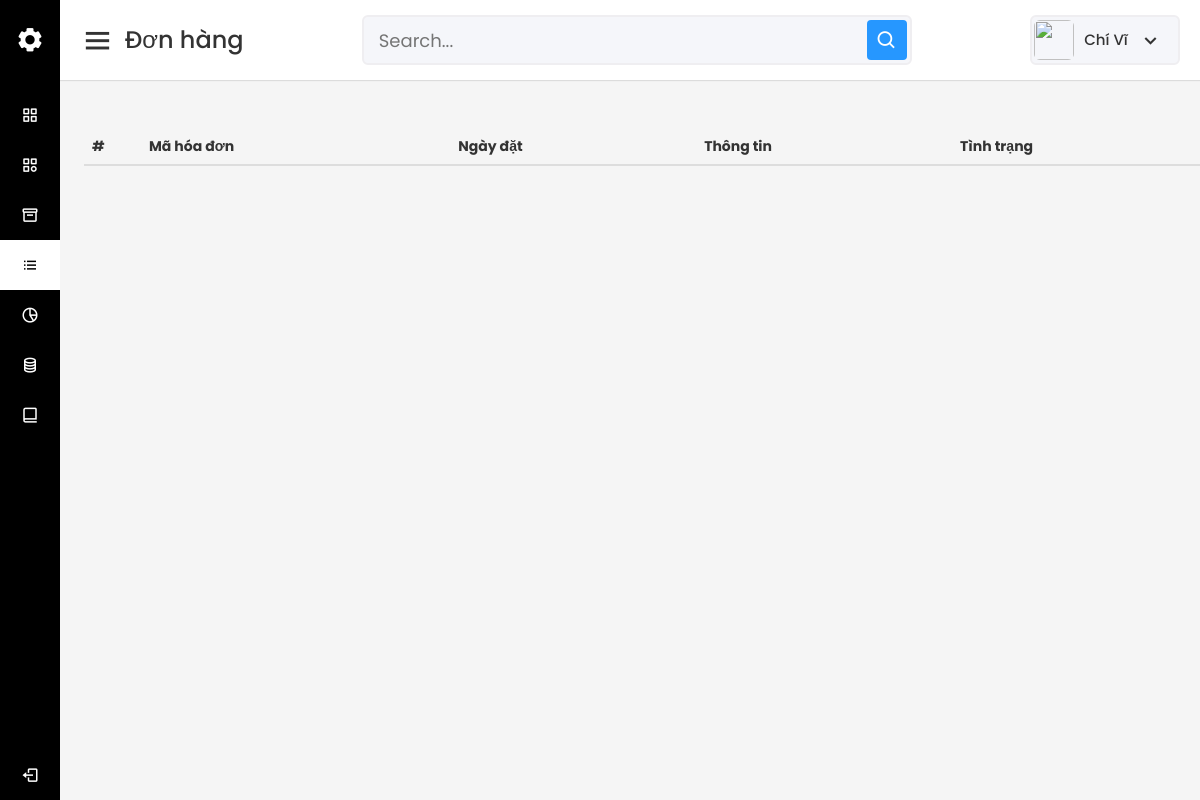
/admin/order.php (signed in), run on an earlier commit of the app's database.
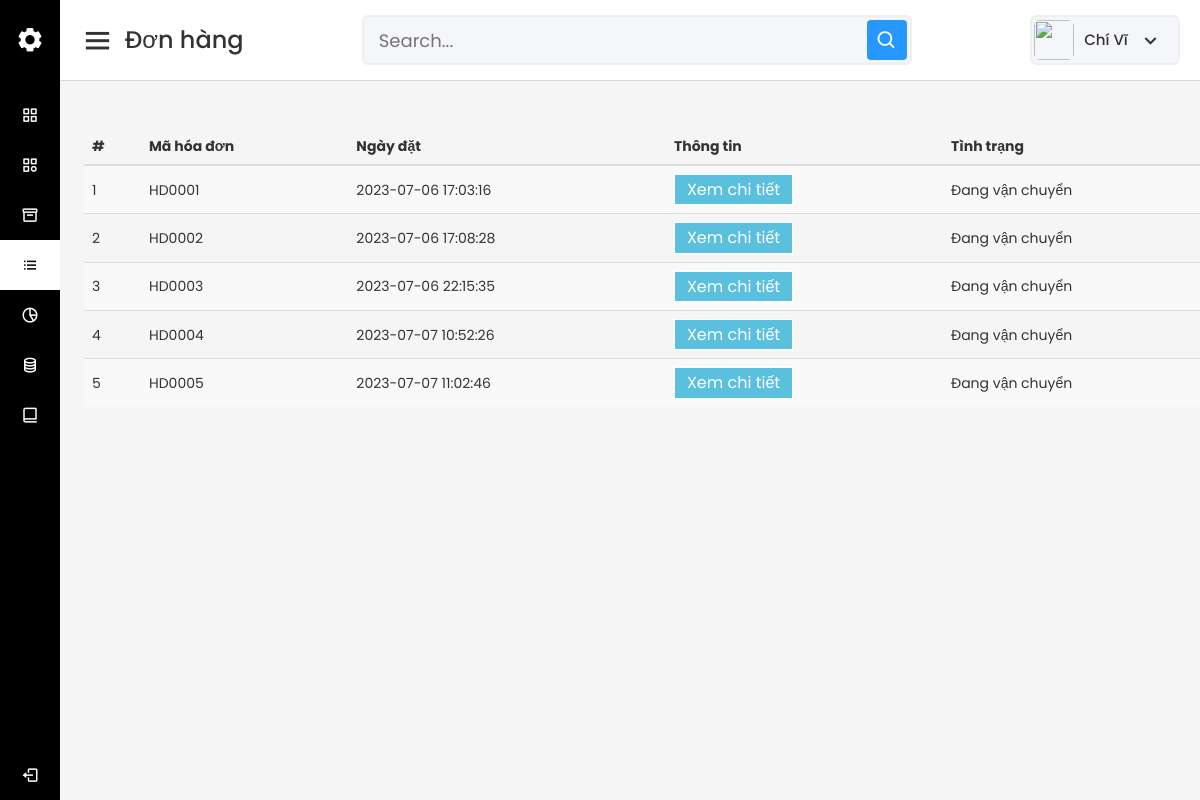
And on a later commit of the database.
### tables this page shows
CREATE TABLE `tb_order` (
  `id` int(11) NOT NULL,
  `customerId` int(11) NOT NULL,
  `orderDate` datetime NOT NULL,
  `status` int(11) NOT NULL DEFAULT 0
);

### lib/database.php (called while the page is built, shortened)
<?php
Class Database{
   public $host   = DB_HOST;
   public $user   = DB_USER;
   public $pass   = DB_PASS;
   public $dbname = DB_NAME;
   public $link;
private function connectDB(){
   $this->link = new mysqli($this->host, $this->user, $this->pass,
    $this->dbname);
 }
public function select($query){
  $result = $this->link->query($query) or
   die($this->link->error.__LINE__);
  if($result->num_rows > 0){
    return $result;
  } else {
    return false;
  }
 }
}

### classes/Product.php (called while the page is built, shortened)
<?php
$filePath = realpath(dirname(__FILE__));
require_once ($filePath.'/../lib/database.php');
class Product
{
    public function convertPrice($prodPrice) {
        $prodPrice = strrev($prodPrice);
        $result = '';
        for ($i = 0; $i < strlen($prodPrice); $i++) {
            if ($i % 3 == 0) {
            $result = $result.'.'.substr($prodPrice, $i, 3);
            }
        }
        $result = strrev($result);
        return substr($result, 0, strlen($result) - 1);
    }
}
?>

### admin/inc/order-modal-detail.php (the view, shortened to what this page needs)
<button type="button" class="btn btn-info btn-lg" data-toggle="modal" data-target="#order-detail-<?=$row['id']?>">Xem chi tiết</button>

### admin/order.php (shortened to what this page needs)
<?php
  include './inc/sidebar.php';
  include './inc/homesection.php';
  include '../classes/Order.php';
  include '../classes/Product.php';
?>
<table class="table table-striped table-hover order-list-table">
  <thead>
    <th>#</th>
    <th>Mã hóa đơn</th>
    <th>Ngày đặt</th>
    <th>Thông tin</th>
    <th>Tình trạng</th>
  </thead>
  <tbody>
    <?php
      $od = new Order();
      $listOrder = $od->getListOrder();
      if ($listOrder) {
        $i = 0;
        while($row = $listOrder->fetch_assoc()) {
          $i++;
    ?>
    <tr>
      <td><?=$i?></td>
      <td><?php echo $od->convertIdOrder($row['id']); ?></td>
      <td><?=$row['orderDate']?></td>
      <td><?php include './inc/order-modal-detail.php'; ?></td>
      <td>Đang vận chuyển</td>
    </tr>
    <?php
        }
    }
    ?>
  </tbody>
</table>
<?php
  include './inc/footer.php';
?>

### classes/Order.php (shortened to what this page needs)
<?php
$filePath = realpath(dirname(__FILE__));
require_once ($filePath.'/../lib/database.php');
class Order
{
    private $db;
    public function __construct()
    {
        $this->db = new Database();
    }
    public function getListOrder() {
        $query = "SELECT * FROM tb_order";
        $result = $this->db->select($query);
        return $result;
    }
    public function convertIdOrder($id) {
        $numberOfZero = 4 - strlen($id);
        while($numberOfZero > 0) {
            $id = '0'.$id;
            $numberOfZero--;
        }
        echo 'HD'.$id;
    }
}
?>

What changed in the data, as far as the page shows it:
added tb_order: id "0001", orderDate "2023-07-06 17:03:16"
added tb_order: id "0002", orderDate "2023-07-06 17:08:28"
added tb_order: id "0003", orderDate "2023-07-06 22:15:35"
added tb_order: id "0004", orderDate "2023-07-07 10:52:26"
added tb_order: id "0005", orderDate "2023-07-07 11:02:46"
